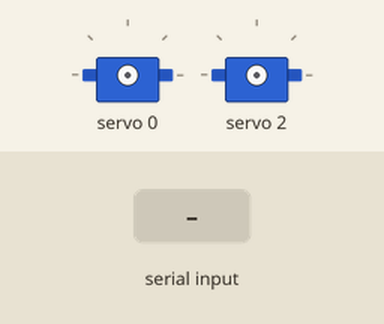
A sketch run on a simulated Arduino Uno, built with avr-gcc and run on an emulated ATmega328P. On the bench: 2 × servo. Inputs (shaded band) come from the test bench. What the sketch prints to the serial monitor is not drawn.

Above: at 1.2 s.
1.3 s: "90,45\n" received over Serial
2.8 s: "30,150\n" received over Serial
At 4.1 s:
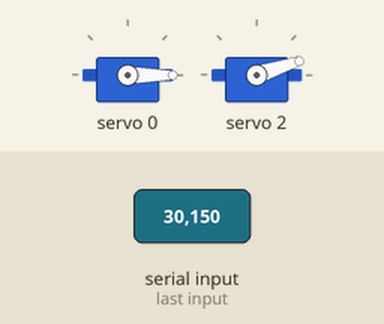
Timing chart, 0 to 5.8 s (numbered marks = the images above; inputs shaded):
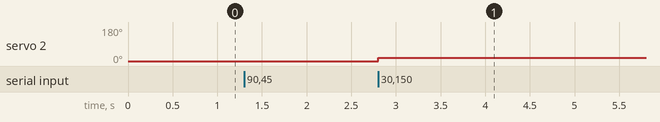

Measured:
- after the input at 2.8 s, servo 2: 0° → 18° at once

The sketch:

arduino_code_v1.ino
```cpp
#include <Wire.h>
#include <Adafruit_PWMServoDriver.h>

// PCA9685 객체 생성
Adafruit_PWMServoDriver pwm = Adafruit_PWMServoDriver();

// 서보의 PWM 범위 (모터 사양에 따라 조정 필요)
#define SERVOMIN 100  // 최소 펄스 길이
#define SERVOMAX 550  // 최대 펄스 길이

void setup() {
  Serial.begin(115200);
  Serial.println("PCA9685 Serial 제어 시작");

  // PCA9685 초기화
  pwm.begin();
  pwm.setPWMFreq(50); // 서보 모터는 50Hz 주파수 사용
}

void loop() {
  // Serial 데이터가 들어왔는지 확인
    // pwm.setPWM(0, 0, 200); // 첫 번째 서보 모터 (채널 0)
    // pwm.setPWM(2, 0, 400); // 두 번째 서보 모터 (채널 2)
  if (Serial.available() > 0) {
    // 데이터 읽기 (콤마로 구분된 두 값)
    String data = Serial.readStringUntil('\n');
    int commaIndex = data.indexOf(',');

    if (commaIndex > 0) {
      // 데이터 분리
      String pwm1_str = data.substring(0, commaIndex);
      String pwm2_str = data.substring(commaIndex + 1);

      int pwm1 = pwm1_str.toInt();
      int pwm2 = pwm2_str.toInt();

      // // PWM 값 범위 제한 (SERVOMIN ~ SERVOMAX)
      // pwm1 = map(constrain(pwm1, 0, 180), 0, 180, SERVOMIN, SERVOMAX);
      // pwm2 = map(constrain(pwm2, 0, 180), 0, 180, SERVOMIN, SERVOMAX);

      // PCA9685의 0번 채널과 2번 채널에 PWM 신호 전달
      pwm.setPWM(0, 0, pwm1); // 첫 번째 서보 모터 (채널 0)
      pwm.setPWM(2, 0, pwm2); // 두 번째 서보 모터 (채널 2)

      // 디버깅 메시지
      Serial.print("Servo1 PWM: ");
      Serial.print(pwm1);
      Serial.print(", Servo2 PWM: ");
      Serial.println(pwm2);
    }
  }
}
```
